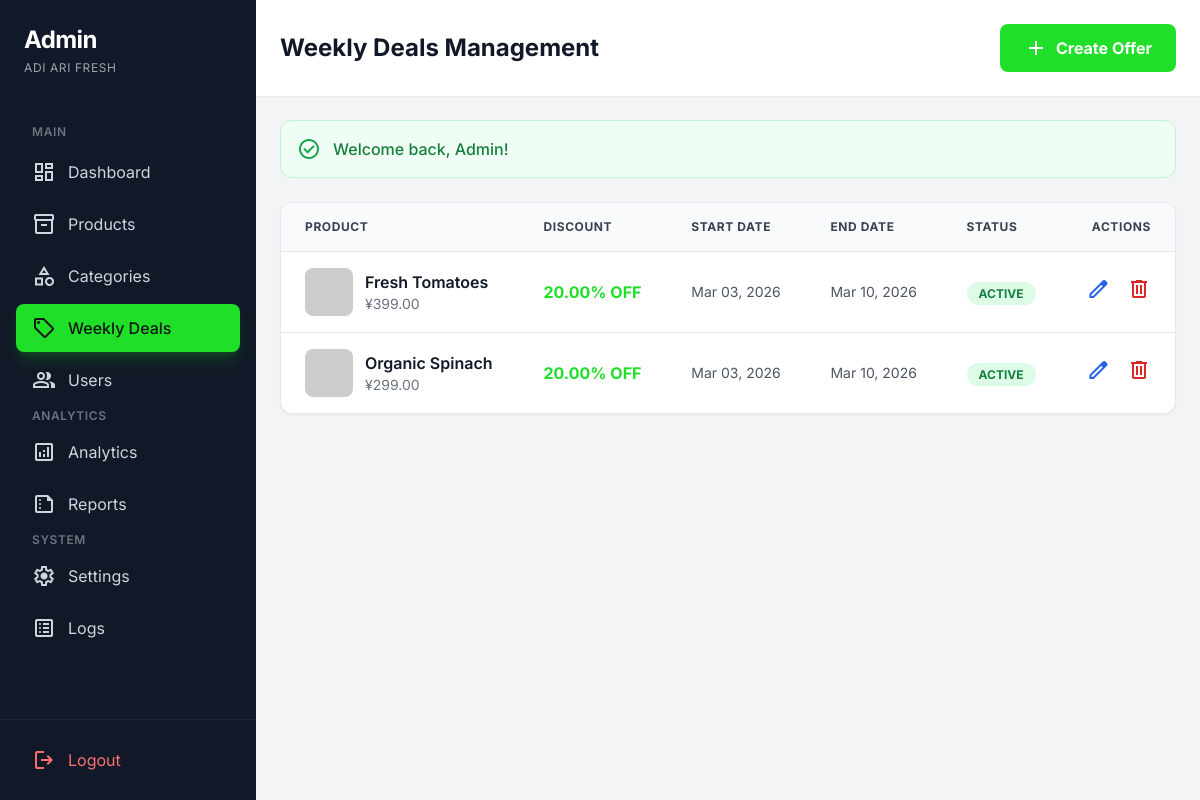
The page /admin/offers (signed in) on the database its author committed.
### tables this page shows
CREATE TABLE IF NOT EXISTS offers (
    id INT PRIMARY KEY AUTO_INCREMENT,
    product_id INT,
    discount_type ENUM('percentage', 'fixed') NOT NULL DEFAULT 'percentage',
    discount_value DECIMAL(10,2) NOT NULL,
    start_date DATETIME NOT NULL,
    end_date DATETIME NOT NULL,
    status ENUM('active', 'expired', 'inactive') DEFAULT 'active',
    created_at DATETIME DEFAULT CURRENT_TIMESTAMP,
    updated_at DATETIME DEFAULT CURRENT_TIMESTAMP ON UPDATE CURRENT_TIMESTAMP,
    FOREIGN KEY (product_id) REFERENCES products(id) ON DELETE SET NULL,
    INDEX idx_product (product_id),
    INDEX idx_status (status),
    INDEX idx_dates (start_date, end_date)
);

CREATE TABLE IF NOT EXISTS products (
    id INT PRIMARY KEY AUTO_INCREMENT,
    category_id INT NOT NULL,
    name VARCHAR(200) NOT NULL,
    slug VARCHAR(200) UNIQUE NOT NULL,
    description TEXT,
    short_description VARCHAR(500),
    price DECIMAL(10,2) NOT NULL,
    sale_price DECIMAL(10,2) NULL,
    cost_price DECIMAL(10,2) NULL,
    tax_rate DECIMAL(5,2) DEFAULT NULL COMMENT 'Per-product tax rate override (NULL = use global)',
    sku VARCHAR(100) UNIQUE,
    barcode VARCHAR(100) DEFAULT NULL,
    unit VARCHAR(50) DEFAULT 'piece',
    weight DECIMAL(10,2),
    stock_quantity INT DEFAULT 0,
    min_stock_level INT DEFAULT 10,
    reorder_level INT DEFAULT 10,
    primary_image VARCHAR(255) NULL,
    is_halal TINYINT(1) DEFAULT 0,
    halal_cert_number VARCHAR(100) NULL,
    is_organic TINYINT(1) DEFAULT 0,
    is_featured TINYINT(1) DEFAULT 0,
    is_new TINYINT(1) DEFAULT 0,
    is_on_sale TINYINT(1) DEFAULT 0,
    status ENUM('active', 'inactive') DEFAULT 'active',
    views_count INT DEFAULT 0,
    meta_title VARCHAR(200),
    meta_description VARCHAR(500),
    meta_keywords VARCHAR(500),
    deleted_at DATETIME NULL,
    created_at DATETIME DEFAULT CURRENT_TIMESTAMP,
    updated_at DATETIME DEFAULT CURRENT_TIMESTAMP ON UPDATE CURRENT_TIMESTAMP,
    FOREIGN KEY (category_id) REFERENCES categories(id) ON DELETE CASCADE,
    INDEX idx_category (category_id),
    INDEX idx_slug (slug),
    INDEX idx_sku (sku),
    INDEX idx_barcode (barcode),
    INDEX idx_featured (is_featured),
    INDEX idx_status (status),
    INDEX idx_price (price),
    INDEX idx_deleted (deleted_at),
    FULLTEXT idx_search (name, description, short_description)
);

### app/views/admin/offers.php (the view, shortened to what the rows shown need)
<?php
$offers = $data['offers'] ?? [];
?>
<div class="bg-gray-100 min-h-screen font-sans">
    <div class="flex h-screen overflow-hidden">
        <aside id="sidebar" class="w-64 bg-gray-900 text-white flex-shrink-0 flex flex-col transition-transform duration-300 fixed md:relative z-50 h-full -translate-x-full md:translate-x-0">
            <div class="p-6 flex items-center justify-between">
                <div>
                    <h2 class="text-2xl font-bold tracking-tight">Admin</h2>
                </div>
            </div>
        </aside>
        <div class="flex-1 overflow-auto">
            <header class="bg-white shadow-sm sticky top-0 z-30">
                <div class="flex items-center justify-between p-6">
                    <h1 class="text-2xl font-bold text-gray-900">Weekly Deals Management</h1>
                </div>
            </header>
<div class="p-6">
    <div class="bg-white rounded-xl shadow-sm border border-gray-200 overflow-hidden">
        <table class="w-full">
            <thead class="bg-gray-50 border-b border-gray-200">
                <tr>
                    <th class="px-6 py-4 text-left text-xs font-bold text-gray-700 uppercase tracking-wider">Product</th>
                    <th class="px-6 py-4 text-left text-xs font-bold text-gray-700 uppercase tracking-wider">Discount</th>
                    <th class="px-6 py-4 text-left text-xs font-bold text-gray-700 uppercase tracking-wider">Start Date</th>
                    <th class="px-6 py-4 text-left text-xs font-bold text-gray-700 uppercase tracking-wider">End Date</th>
                    <th class="px-6 py-4 text-left text-xs font-bold text-gray-700 uppercase tracking-wider">Status</th>
                    <th class="px-6 py-4 text-right text-xs font-bold text-gray-700 uppercase tracking-wider">Actions</th>
                </tr>
            </thead>
            <tbody class="divide-y divide-gray-200">
                <?php if (empty($offers)): ?>
                    <tr>
                        <td colspan="6" class="px-6 py-12 text-center text-gray-500">
                            <span class="material-symbols-outlined text-6xl text-gray-300 mb-3 block">local_offer</span>
                            <p>No offers created yet. Create your first offer!</p>
                        </td>
                    </tr>
                <?php else: ?>
                    <?php foreach ($offers as $offer): ?>
                        <tr class="hover:bg-gray-50">
                            <td class="px-6 py-4">
                                <div class="flex items-center gap-3">
                                    <?php if ($offer['primary_image']): ?>
                                        <img src="<?= htmlspecialchars($this->productImage($offer['primary_image'])) ?>" alt="<?= htmlspecialchars($offer['product_name']) ?>" class="w-12 h-12 object-cover rounded-lg">
                                    <?php else: ?>
                                        <div class="w-12 h-12 bg-gray-200 rounded-lg flex items-center justify-center">
                                            <span class="material-symbols-outlined text-gray-400">image</span>
                                        </div>
                                    <?php endif; ?>
                                    <div>
                                        <p class="font-semibold text-gray-900"><?= htmlspecialchars($offer['product_name']) ?></p>
                                        <p class="text-sm text-gray-500">¥<?= number_format($offer['original_price'], 2) ?></p>
                                    </div>
                                </div>
                            </td>
                            <td class="px-6 py-4">
                                <span class="text-[#20df29] font-bold">
                                    <?php if ($offer['discount_type'] === 'percentage'): ?>
                                        <?= $offer['discount_value'] ?>% OFF
                                    <?php else: ?>
                                        ¥<?= number_format($offer['discount_value'], 2) ?> OFF
                                    <?php endif; ?>
                                </span>
                            </td>
                            <td class="px-6 py-4 text-sm text-gray-600"><?= date('M d, Y', strtotime($offer['start_date'])) ?></td>
                            <td class="px-6 py-4 text-sm text-gray-600"><?= date('M d, Y', strtotime($offer['end_date'])) ?></td>
                            <td class="px-6 py-4">
                                <?php
                                $statusColors = [
                                    'active' => 'bg-green-100 text-green-700',
                                    'inactive' => 'bg-gray-100 text-gray-700',
                                    'expired' => 'bg-red-100 text-red-700'
                                ];
                                $colorClass = $statusColors[$offer['status']] ?? 'bg-gray-100 text-gray-700';
                                ?>
                                <span class="px-3 py-1 <?= $colorClass ?> text-xs font-bold rounded-full uppercase"><?= $offer['status'] ?></span>
                            </td>
                            <td class="px-6 py-4 text-right">
                                <button onclick='openEditModal(<?= json_encode($offer) ?>)' class="text-blue-600 hover:text-blue-800 mr-3">
                                    <span class="material-symbols-outlined">edit</span>
                                </button>
                                <button onclick="deleteOffer(<?= $offer['id'] ?>)" class="text-red-600 hover:text-red-800">
                                    <span class="material-symbols-outlined">delete</span>
                                </button>
                            </td>
                        </tr>
                    <?php endforeach; ?>
                <?php endif; ?>
            </tbody>
        </table>
    </div>
</div>
        </div>
    </div>
</div>

### rows shown on the page
offers: product.name "Fresh Tomatoes", product.price "399.00", discount_value "20.00", start_date "Mar 03, 2026", end_date "Mar 10, 2026", status "ACTIVE"
offers: product.name "Organic Spinach", product.price "299.00", discount_value "20.00", start_date "Mar 03, 2026", end_date "Mar 10, 2026", status "ACTIVE"

### other values the page prints
Session::getFlash('success') "Welcome back, Admin!"
